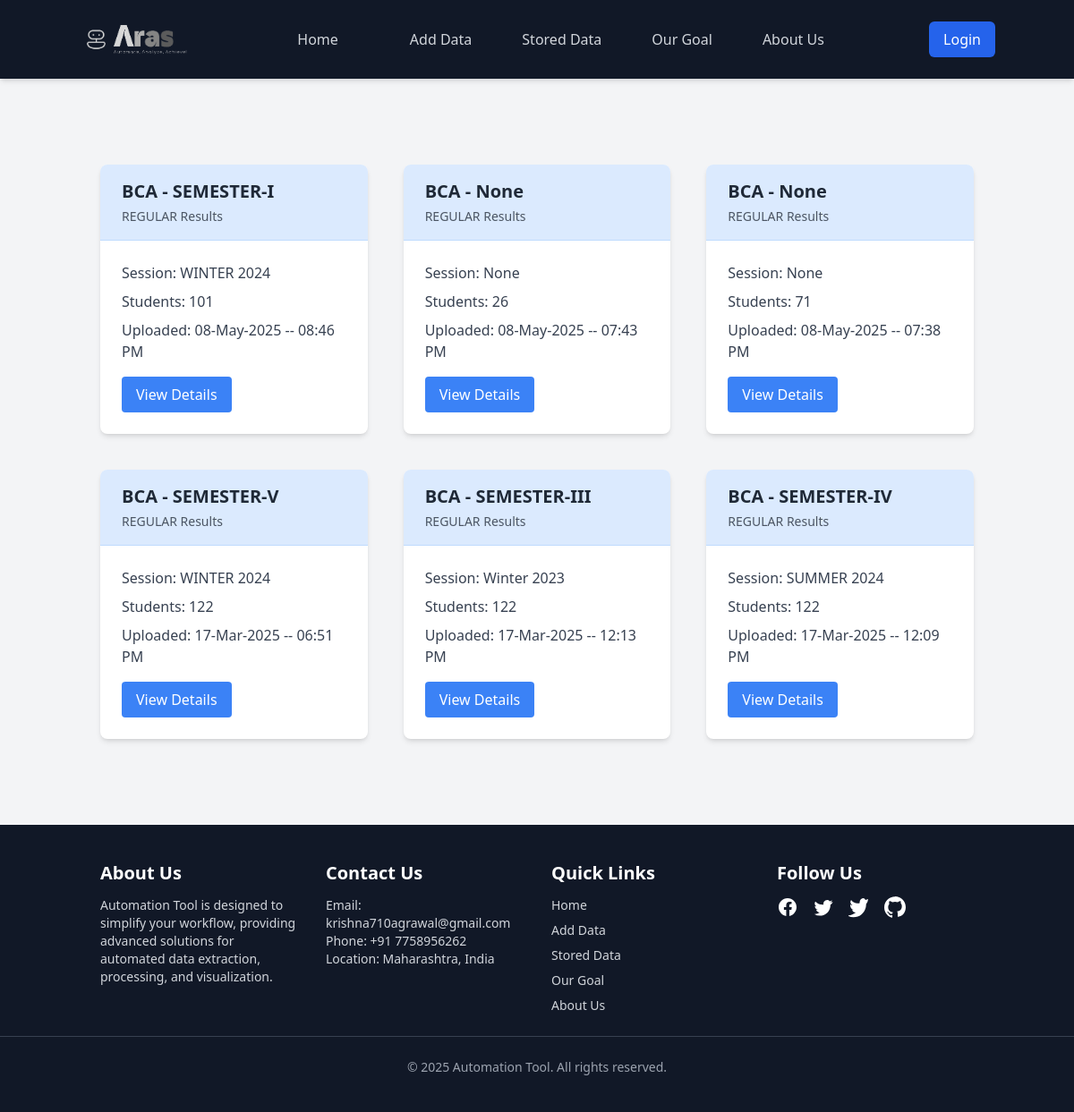
Page /available_data_cards on the earlier database version.
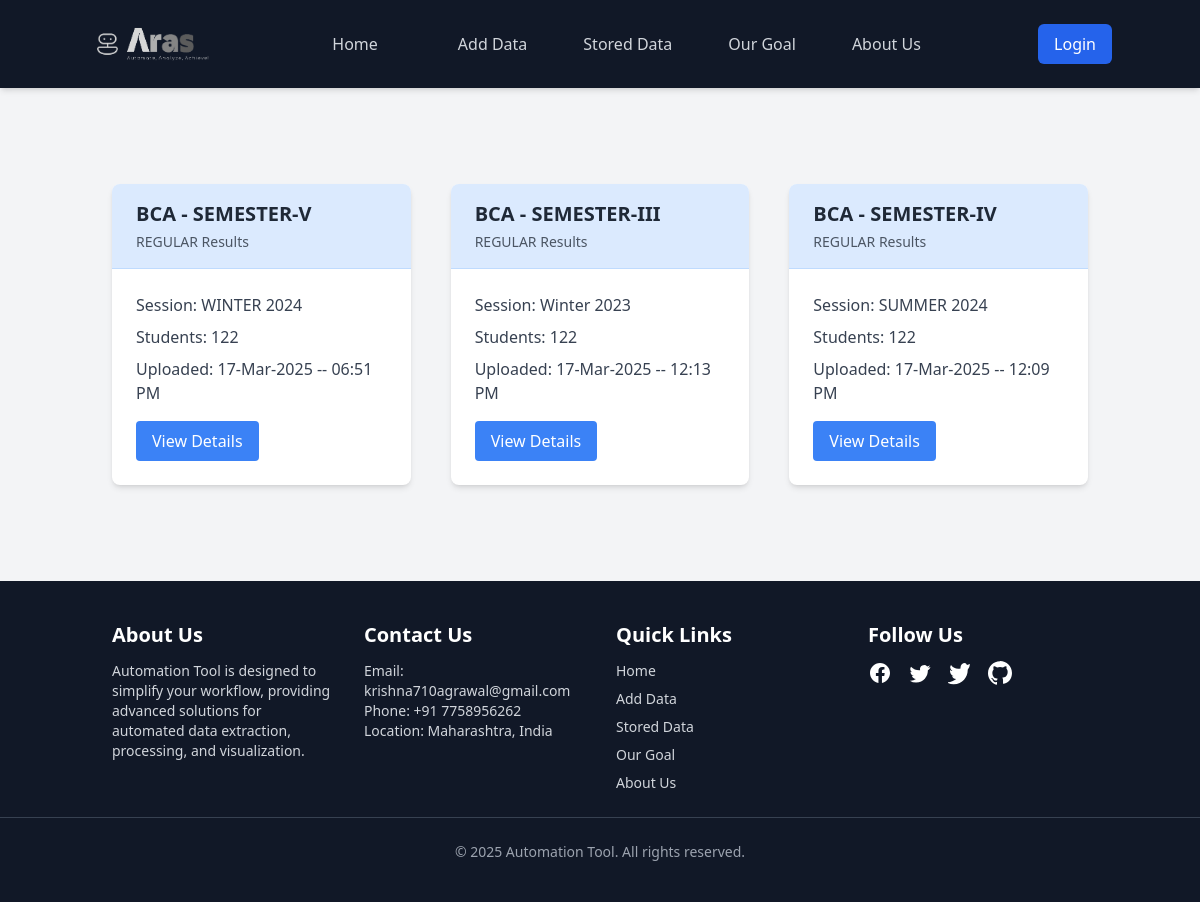
Same page on the later database version.
### model.py (models this page shows, shortened)
class DataBatch(db.Model):
    __tablename__ = 'data_batch'
    id = db.Column(db.Integer, primary_key=True)
    course_name = db.Column(db.String(50), nullable=True)  # Now accepts None
    semester = db.Column(db.String(20), nullable=True)       # Now accepts None
    session = db.Column(db.String(20), nullable=True)        # Now accepts None
    type = db.Column(db.Enum(DataBatchType), nullable=True)  # Now accepts None
    timestamp = db.Column(
        db.DateTime(timezone=True),
        default=lambda: datetime.now(IST)
    )
    students = db.relationship(
        'Student',
        backref='data_batch',
        lazy=True,
        cascade="all, delete-orphan"
    )

### main.py (the view)
@app.route('/available_data_cards', methods=['GET'])
def available_data_cards():
    batches = DataBatch.query.order_by(DataBatch.timestamp.desc()).all()
    cards = []
    for batch in batches:
        cards.append({
            'batch_id': batch.id,
            'course_name': batch.course_name,
            'semester': batch.semester,
            'session': batch.session,
            'type': batch.type.value.upper(),
            'timestamp': batch.timestamp.strftime('%d-%b-%Y -- %I:%M %p'),
            'student_count': len(batch.students)
        })
    return render_template('available_data_cards.html', cards=cards)

### templates/available_data_cards.html (shortened to what this page needs)
{% extends "base.html" %}
{% block content %}
<div class="container mx-auto my-8 px-4 py-8">
    <div class="grid grid-cols-1 sm:grid-cols-2 md:grid-cols-3 gap-6">
        {% for card in cards %}
        <div class="bg-white rounded-lg shadow-md overflow-hidden transition-all duration-300 transform hover:scale-105 m-2">
            <div class="bg-blue-100 px-6 py-4 border-b border-blue-200">
                <h3 class="text-xl font-bold">
                    {{ card.course_name }} - {{ card.semester }}
                </h3>
                <p class="text-sm text-gray-600 mt-1">
                    {{ card.type }} Results
                </p>
            </div>
            <div class="p-6">
                <div class="space-y-2">
                    <p class="text-gray-700">
                        <span class="font-medium">Session:</span>
                        {{ card.session }}
                    </p>
                    <p class="text-gray-700">
                        <span class="font-medium">Students:</span>
                        {{ card.student_count }}
                    </p>
                    <p class="text-gray-700">
                        <span class="font-medium">Uploaded:</span>
                        {{ card.timestamp }}
                    </p>
                </div>
                <div class="mt-4">
                    <a href="{{ url_for('view_batch', batch_id=card.batch_id) }}"
                       class="inline-block bg-blue-500 hover:bg-blue-600 text-white px-4 py-2 rounded transition-colors duration-300">
                        View Details
                    </a>
                </div>
            </div>
        </div>
        {% endfor %}
    </div>
</div>
{% endblock %}

### templates/base.html (shortened to what this page needs)
<!DOCTYPE html>
<html lang="en">
<head>
  <script src="https://unpkg.com/@tailwindcss/browser@4"></script>
  <script src="https://cdn.tailwindcss.com"></script>
  <link rel="stylesheet" href="{{ url_for('static', filename='css/styles.css') }}">
</head>
<body class="bg-gray-100 text-gray-800 flex flex-col min-h-screen">
<nav class="bg-gray-900 p-4 shadow-md w-full">
  <div class="container mx-auto flex justify-between items-center">
    <a href="{{ url_for('home') }}" class="flex items-center">
      <img src="{{ url_for('static', filename='images/Logo.png') }}" alt="Website Logo" class="h-14 w-auto">
    </a>
    <ul id="menu"
        class="hidden z-1 md:flex md:space-x-6 absolute md:static bg-gray-900 md:bg-transparent w-full left-0 top-16 md:top-0 md:w-auto flex-col md:flex-row text-center md:text-center transition-all duration-300 ease-in-out opacity-0 md:opacity-100 scale-95 md:scale-100">
      <li><a href="{{ url_for('home') }}"
             class="block py-2 px-4 text-gray-300 hover:text-white transition duration-300">Home</a></li>
      <li><a href="{{ url_for('add') }}"
             class="block py-2 px-4 text-gray-300 hover:text-white transition duration-300">Add Data</a></li>
      <li><a href="{{ url_for('available_data_cards') }}"
             class="block py-2 px-4 text-gray-300 hover:text-white transition duration-300">Stored Data</a></li>
      <li><a href="{{ url_for('goal') }}"
             class="block py-2 px-4 text-gray-300 hover:text-white transition duration-300">Our Goal</a></li>
      <li><a href="{{ url_for('about_us') }}"
             class="block py-2 px-4 text-gray-300 hover:text-white transition duration-300">About Us</a></li>
    </ul>
    <div class="hidden md:flex space-x-4 items-center">
      {% if not current_user.is_authenticated %}
        <a href="{{ url_for('login') }}" class="bg-blue-600 hover:bg-blue-700 text-white px-4 py-2 rounded-md transition duration-300">
          Login
        </a>
      {% endif %}
    </div>
  </div>
</nav>
  <main class="flex-1 container mx-auto py-6">
    {% block content %}{% endblock %}
  </main>
 <footer class="bg-gray-900 text-white py-10 mt-auto">
    <div class="container mx-auto grid grid-cols-1 sm:grid-cols-2 lg:grid-cols-4 gap-8 px-6">
      <div>
        <h2 class="text-xl font-semibold mb-3">About Us</h2>
        <p class="text-sm text-gray-300">Automation Tool is designed to simplify your workflow, providing advanced
          solutions for automated data extraction, processing, and visualization.</p>
      </div>
      <div>
        <h2 class="text-xl font-semibold mb-3">Contact Us</h2>
        <ul class="text-sm text-gray-300">
          <li>Email: <a href="mailto:krishna710agrawal@gmail.com"
              class="hover:underline">krishna710agrawal@gmail.com</a></li>
          <li>Phone: <a href="tel:+917758956262" class="hover:underline">+91 7758956262</a></li>
          <li>Location: Maharashtra, India</li>
        </ul>
      </div>
      <div>
        <h2 class="text-xl font-semibold mb-3">Quick Links</h2>
        <ul class="text-sm text-gray-300 space-y-2">
          <li><a href="{{ url_for('home') }}" class="hover:text-gray-400 transition">Home</a></li>
          <li><a href="{{ url_for('add') }}" class="hover:text-gray-400 transition">Add Data</a></li>
          <li><a href="{{ url_for('available_data_cards') }}" class="hover:text-gray-400 transition">Stored Data</a></li>
          <li><a href="{{ url_for('goal') }}" class="hover:text-gray-400 transition">Our Goal</a></li>
          <li><a href="{{ url_for('about_us') }}" class="hover:text-gray-400 transition">About Us</a></li>
        </ul>
      </div>
      <div class="text-center sm:text-left">
        <h2 class="text-xl font-semibold mb-3">Follow Us</h2>
        <div class="flex justify-center sm:justify-start gap-4">
          <a href="#" class="hover:text-blue-400 transition"></a>
          <a href="#" class="hover:text-blue-500 transition"></a>
          <a href="#" class="hover:text-blue-600 transition"></a>
          <a href="#" class="hover:text-gray-400 transition"></a>
        </div>
      </div>
    </div>
    <hr class="border-gray-700 my-6">
    <p class="text-center text-gray-400 text-sm">&copy; 2025 Automation Tool. All rights reserved.</p>
  </footer>
</body>
</html>

### static/css/styles.css (style rules this page uses)
main { height: 100%; }

Differences in the rows shown:
removed DataBatch: course_name "BCA", semester "SEMESTER-I", type "REGULAR", session "WINTER 2024", student_count "101", timestamp "08-May-2025 -- 08:46 PM"
removed DataBatch: course_name "BCA", semester "None", type "REGULAR", session "None", student_count "26", timestamp "08-May-2025 -- 07:43 PM"
removed DataBatch: course_name "BCA", semester "None", type "REGULAR", session "None", student_count "71", timestamp "08-May-2025 -- 07:38 PM"
